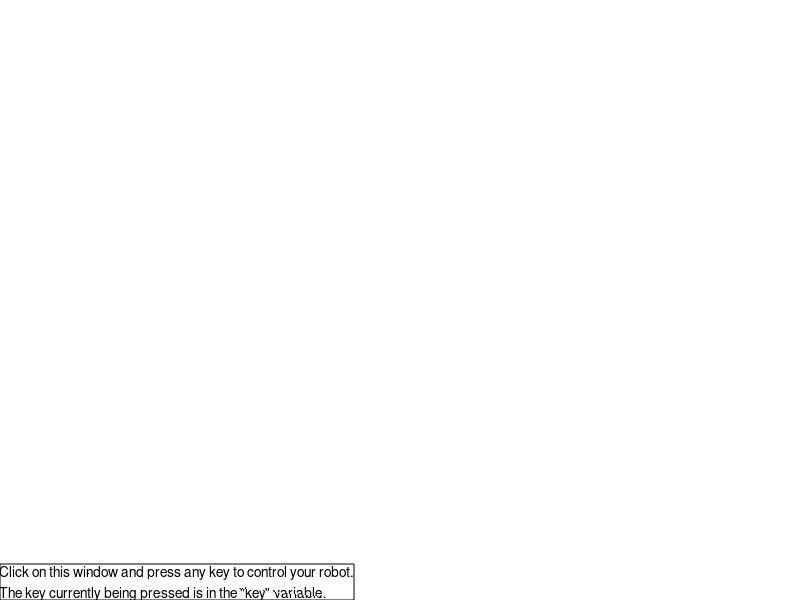

Recreate this plot in MATLAB.
function InitKeyboard
    global key
    global h
    key = 0;
    text(1) = {'Click on this window and press any key to control your robot.'};
    text(2) = {'The key currently being pressed is in the "key" variable.'};
    h = figure;
    set(h, 'KeyPressFcn', @(h_obj, evt) updateKey(evt.Key));
    set(h, 'KeyReleaseFcn', @(h_obj, evt) clearKey());
    textbox = annotation(h, 'textbox',[0,0,1,1]);
    set(textbox,'String', text);
end